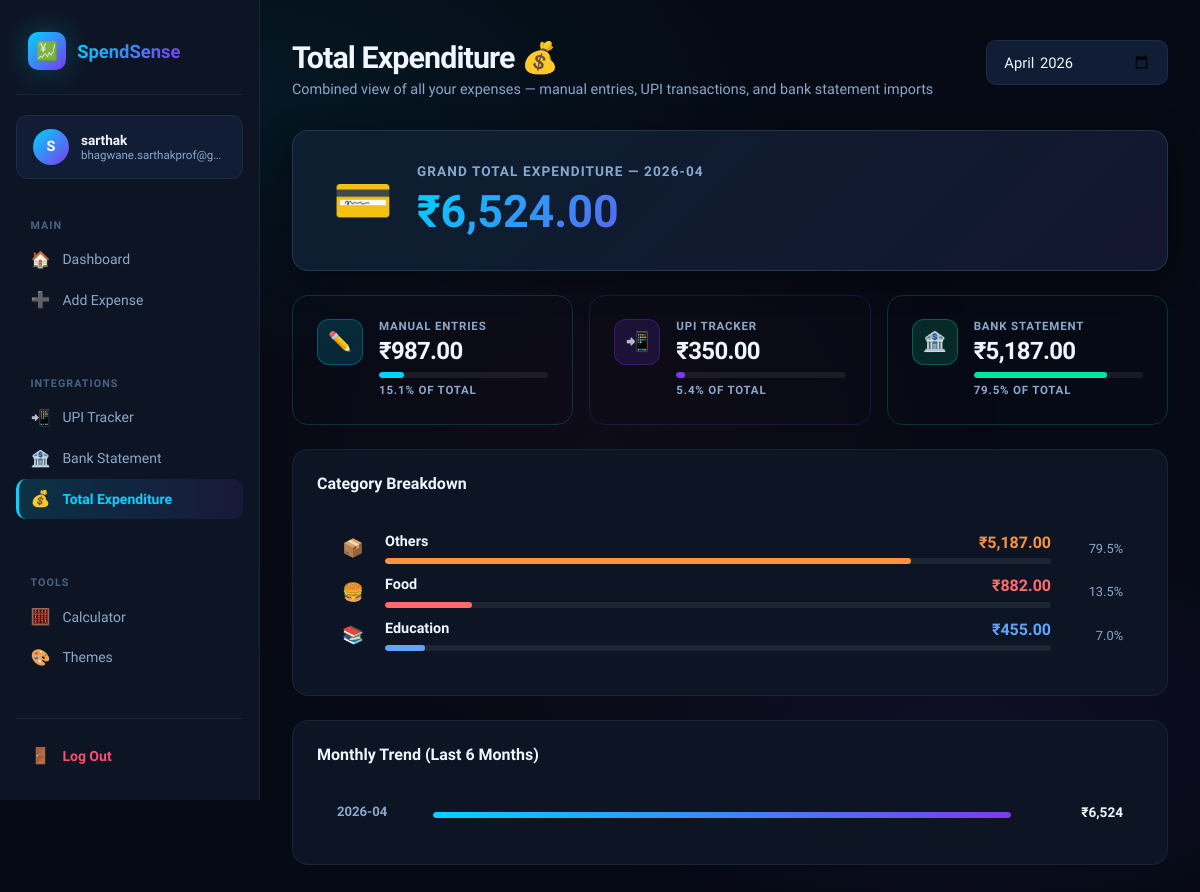
The page /total_expenditure (signed in) on the database its author committed.
### tables this page shows
CREATE TABLE expenses (
        id INTEGER PRIMARY KEY AUTOINCREMENT,
        user_id INTEGER NOT NULL REFERENCES users(id) ON DELETE CASCADE,
        amount REAL NOT NULL,
        category TEXT NOT NULL,
        description TEXT,
        source TEXT DEFAULT 'manual',
        date TEXT NOT NULL,
        created_at TIMESTAMP DEFAULT CURRENT_TIMESTAMP);

### app.py (the view)
@app.route("/total_expenditure")
def total_expenditure():
    uid = require_login()
    if not uid: return redirect(url_for("login"))
    conn = get_db()
    selected_month = request.args.get("month", get_current_month())
    sm = strftime_month("date")
    upi_total    = fetchone(conn, f"SELECT COALESCE(SUM(amount),0) as t FROM expenses WHERE user_id=? AND source='upi'  AND {sm}=?", (uid, selected_month))["t"]
    bank_total   = fetchone(conn, f"SELECT COALESCE(SUM(amount),0) as t FROM expenses WHERE user_id=? AND source='bank' AND {sm}=?", (uid, selected_month))["t"]
    manual_total = fetchone(conn, f"SELECT COALESCE(SUM(amount),0) as t FROM expenses WHERE user_id=? AND source='manual' AND {sm}=?", (uid, selected_month))["t"]
    grand_total  = upi_total + bank_total + manual_total
    cat_rows = fetchall(conn,
        f"SELECT category, SUM(amount) as total FROM expenses WHERE user_id=? AND {sm}=? GROUP BY category ORDER BY total DESC",
        (uid, selected_month))
    category_totals = [{"category":r["category"],"total":r["total"]} for r in cat_rows]
    monthly_rows = fetchall(conn,
        f"SELECT {strftime_month('date')} as month, SUM(amount) as total FROM expenses WHERE user_id=? GROUP BY {strftime_month('date')} ORDER BY month DESC LIMIT 6",
        (uid,))
    monthly_data = [{"month":r["month"],"total":r["total"]} for r in monthly_rows]
    conn.close()
    return render_template("total_expenditure.html",
        upi_total=upi_total, bank_total=bank_total, manual_total=manual_total,
        grand_total=grand_total, category_totals=category_totals,
        monthly_data=monthly_data, selected_month=selected_month,
        current_month=get_current_month())

### app.py (called while the page is built)
def fetchone(conn, sql, params=()):
    c = conn.cursor()
    c.execute(qmark(sql), params)
    return c.fetchone()

def fetchall(conn, sql, params=()):
    c = conn.cursor()
    c.execute(qmark(sql), params)
    return c.fetchall()

def strftime_month(field):
    if PG:
        return f"TO_CHAR({field}::date, 'YYYY-MM')"
    return f"strftime('%Y-%m', {field})"

def require_login():
    return session.get("user_id")

def get_current_month():
    return date.today().strftime("%Y-%m")

    def get_db():
        conn = sqlite3.connect(DB_PATH)
        conn.row_factory = sqlite3.Row
        conn.execute("PRAGMA foreign_keys = ON")
        return conn

    def qmark(sql):
        return sql

### templates/total_expenditure.html (shortened to what this page needs)
{% extends "base.html" %}
{% block content %}
<div class="page-header">
  <div>
    <h1 class="page-title">Total Expenditure 💰</h1>
    <p class="page-sub">Combined view of all your expenses — manual entries, UPI transactions, and bank statement imports</p>
  </div>
  <div style="display:flex;gap:.75rem;align-items:center;flex-wrap:wrap">
    <form method="GET" action="/total_expenditure" style="display:flex;gap:.5rem;align-items:center">
      <input type="month" name="month" value="{{ selected_month }}" class="form-input" style="width:auto" onchange="this.form.submit()">
    </form>
  </div>
</div>
<div class="total-hero-card">
  <div class="total-hero-icon">💳</div>
  <div>
    <div class="total-hero-label">Grand Total Expenditure — {{ selected_month }}</div>
    <div class="total-hero-amount">₹{{ "{:,.2f}".format(grand_total) }}</div>
  </div>
</div>
<div class="upi-stats-grid" style="margin-bottom:1.5rem">
  <div class="stat-card" style="margin:0;border:1px solid rgba(0,212,255,0.2)">
    <div class="stat-icon-wrap si-cyan">✏️</div>
    <div class="stat-body">
      <p class="stat-label">Manual Entries</p>
      <h2 class="stat-value sv-cyan">₹{{ "{:,.2f}".format(manual_total) }}</h2>
      {% if grand_total > 0 %}
      <div class="mini-bar-track"><div class="mini-bar-fill" style="width:{{ (manual_total/grand_total*100)|int }}%;background:var(--cyan)"></div></div>
      <p class="stat-label" style="margin-top:.3rem">{{ (manual_total/grand_total*100)|round(1) }}% of total</p>
      {% endif %}
    </div>
  </div>
  <div class="stat-card" style="margin:0;border:1px solid rgba(124,58,237,0.2)">
    <div class="stat-icon-wrap si-violet">📲</div>
    <div class="stat-body">
      <p class="stat-label">UPI Tracker</p>
      <h2 class="stat-value sv-violet">₹{{ "{:,.2f}".format(upi_total) }}</h2>
      {% if grand_total > 0 %}
      <div class="mini-bar-track"><div class="mini-bar-fill" style="width:{{ (upi_total/grand_total*100)|int }}%;background:#7c3aed"></div></div>
      <p class="stat-label" style="margin-top:.3rem">{{ (upi_total/grand_total*100)|round(1) }}% of total</p>
      {% endif %}
    </div>
  </div>
  <div class="stat-card" style="margin:0;border:1px solid rgba(0,229,160,0.2)">
    <div class="stat-icon-wrap si-green">🏦</div>
    <div class="stat-body">
      <p class="stat-label">Bank Statement</p>
      <h2 class="stat-value sv-green">₹{{ "{:,.2f}".format(bank_total) }}</h2>
      {% if grand_total > 0 %}
      <div class="mini-bar-track"><div class="mini-bar-fill" style="width:{{ (bank_total/grand_total*100)|int }}%;background:var(--emerald)"></div></div>
      <p class="stat-label" style="margin-top:.3rem">{{ (bank_total/grand_total*100)|round(1) }}% of total</p>
      {% endif %}
    </div>
  </div>
</div>
{% if category_totals %}
<div class="card" style="margin-bottom:1.5rem">
  <div class="card-header"><h3>Category Breakdown</h3></div>
  <div style="padding:1.25rem;display:flex;flex-direction:column;gap:.75rem">
    {% set cat_colors = {'Food':'#FF6B6B','Travel':'#4ECDC4','Shopping':'#FFD93D','Entertainment':'#A29BFE','Health':'#6BCB77','Education':'#60A5FA','Others':'#FB923C'} %}
    {% set cat_icons  = {'Food':'🍔','Travel':'✈️','Shopping':'🛍️','Entertainment':'🎬','Health':'💊','Education':'📚','Others':'📦'} %}
    {% for ct in category_totals %}
    <div style="display:flex;align-items:center;gap:1rem">
      <div style="width:2rem;text-align:center;font-size:1.1rem">{{ cat_icons.get(ct.category,'📦') }}</div>
      <div style="flex:1">
        <div style="display:flex;justify-content:space-between;margin-bottom:.3rem">
          <span style="font-weight:600;font-size:.9rem">{{ ct.category }}</span>
          <span style="font-weight:700;color:{{ cat_colors.get(ct.category,'#ccc') }}">₹{{ "{:,.2f}".format(ct.total) }}</span>
        </div>
        <div class="mini-bar-track">
          <div class="mini-bar-fill" style="width:{{ (ct.total/grand_total*100)|int if grand_total > 0 else 0 }}%;background:{{ cat_colors.get(ct.category,'#888') }}"></div>
        </div>
      </div>
      <div style="font-size:.8rem;color:var(--t2);min-width:3.5rem;text-align:right">
        {{ (ct.total/grand_total*100)|round(1) if grand_total > 0 else 0 }}%
      </div>
    </div>
    {% endfor %}
  </div>
</div>
{% endif %}
{% if monthly_data %}
<div class="card">
  <div class="card-header"><h3>Monthly Trend (Last 6 Months)</h3></div>
  <div style="padding:1.25rem;display:flex;flex-direction:column;gap:.65rem">
    {% set max_month = monthly_data|map(attribute='total')|max %}
    {% for md in monthly_data %}
    <div style="display:flex;align-items:center;gap:1rem">
      <div style="min-width:5rem;font-size:.82rem;color:var(--t2);font-weight:600">{{ md.month }}</div>
      <div style="flex:1">
        <div class="mini-bar-track">
          <div class="mini-bar-fill" style="width:{{ (md.total/max_month*100)|int if max_month > 0 else 0 }}%;background:var(--g-main)"></div>
        </div>
      </div>
      <div style="font-weight:700;font-size:.85rem;min-width:6rem;text-align:right">₹{{ "{:,.0f}".format(md.total) }}</div>
    </div>
    {% endfor %}
  </div>
</div>
{% endif %}
{% endblock %}

### rows shown on the page
expenses: get "📚", category "Education", total "455.00", {{ (ct.total/grand_total*100)|int if grand_total > 0 else 0 }} 6 (drawn), total "7.0"

### other values the page prints
{{ session.user_name[0].upper() }} "S"
{{ session.user_name }} "sarthak"
{{ session.user_email }} "bhagwane.sarthakprof@g…"
{{ selected_month }} "2026-04"
{{ "{:,.2f}".format(grand_total) }} "6,524.00"
{{ "{:,.2f}".format(manual_total) }} "987.00"
{{ (manual_total/grand_total*100)|round(1) }} "15.1"
{{ "{:,.2f}".format(upi_total) }} "350.00"
{{ (upi_total/grand_total*100)|round(1) }} "5.4"
{{ "{:,.2f}".format(bank_total) }} "5,187.00"
{{ (bank_total/grand_total*100)|round(1) }} "79.5"
{{ cat_icons.get(ct.category,'📦') }} "📦" "🍔"
{{ ct.category }} "Others" "Food"
{{ "{:,.2f}".format(ct.total) }} "5,187.00" "882.00"
{{ (ct.total/grand_total*100)|round(1) if grand_total > 0 else 0 }} "79.5" "13.5"
